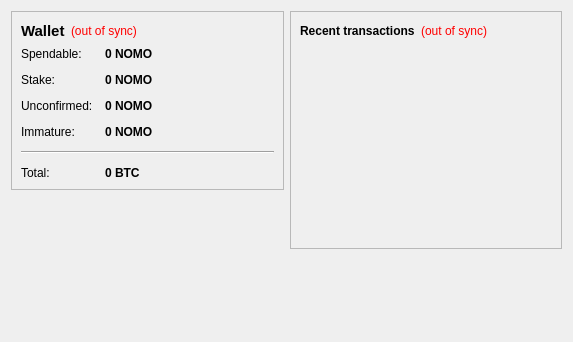
<?xml version="1.0" encoding="UTF-8"?>
<ui version="4.0">
 <class>OverviewPage</class>
 <widget class="QWidget" name="OverviewPage">
  <property name="geometry">
   <rect>
    <x>0</x>
    <y>0</y>
    <width>573</width>
    <height>342</height>
   </rect>
  </property>
  <property name="windowTitle">
   <string>Form</string>
  </property>
  <layout class="QHBoxLayout" name="horizontalLayout" stretch="1,1">
   <item>
    <layout class="QVBoxLayout" name="verticalLayout_2">
     <item>
      <widget class="QFrame" name="frame">
       <property name="frameShape">
        <enum>QFrame::StyledPanel</enum>
       </property>
       <property name="frameShadow">
        <enum>QFrame::Raised</enum>
       </property>
       <layout class="QVBoxLayout" name="verticalLayout_4">
        <item>
         <layout class="QHBoxLayout" name="horizontalLayout_4">
          <item>
           <widget class="QLabel" name="label_5">
            <property name="font">
             <font>
              <pointsize>11</pointsize>
              <weight>75</weight>
              <bold>true</bold>
             </font>
            </property>
            <property name="text">
             <string>Wallet</string>
            </property>
           </widget>
          </item>
          <item>
           <widget class="QLabel" name="labelWalletStatus">
            <property name="toolTip">
             <string>The displayed information may be out of date. Your wallet automatically synchronizes with the NOMOICOCOIN network after a connection is established, but this process has not completed yet.</string>
            </property>
            <property name="styleSheet">
             <string notr="true">QLabel { color: red; }</string>
            </property>
            <property name="text">
             <string notr="true">(out of sync)</string>
            </property>
            <property name="alignment">
             <set>Qt::AlignLeading|Qt::AlignLeft|Qt::AlignVCenter</set>
            </property>
           </widget>
          </item>
          <item>
           <spacer name="horizontalSpacer_2">
            <property name="orientation">
             <enum>Qt::Horizontal</enum>
            </property>
            <property name="sizeHint" stdset="0">
             <size>
              <width>40</width>
              <height>20</height>
             </size>
            </property>
           </spacer>
          </item>
         </layout>
        </item>
        <item>
         <layout class="QFormLayout" name="formLayout_2">
          <property name="fieldGrowthPolicy">
           <enum>QFormLayout::AllNonFixedFieldsGrow</enum>
          </property>
          <property name="horizontalSpacing">
           <number>12</number>
          </property>
          <property name="verticalSpacing">
           <number>12</number>
          </property>
          <item row="0" column="0">
           <widget class="QLabel" name="label">
            <property name="text">
             <string>Spendable:</string>
            </property>
           </widget>
          </item>
          <item row="0" column="1">
           <widget class="QLabel" name="labelBalance">
            <property name="font">
             <font>
              <weight>75</weight>
              <bold>true</bold>
             </font>
            </property>
            <property name="cursor">
             <cursorShape>IBeamCursor</cursorShape>
            </property>
            <property name="toolTip">
             <string>Your current spendable balance</string>
            </property>
            <property name="text">
             <string notr="true">0 NOMO</string>
            </property>
            <property name="textInteractionFlags">
             <set>Qt::LinksAccessibleByMouse|Qt::TextSelectableByKeyboard|Qt::TextSelectableByMouse</set>
            </property>
           </widget>
          </item>
          <item row="1" column="0">
           <widget class="QLabel" name="label_6">
            <property name="text">
             <string>Stake:</string>
            </property>
           </widget>
          </item>
          <item row="1" column="1">
           <widget class="QLabel" name="labelStake">
            <property name="font">
             <font>
              <weight>75</weight>
              <bold>true</bold>
             </font>
            </property>
            <property name="cursor">
             <cursorShape>IBeamCursor</cursorShape>
            </property>
            <property name="toolTip">
             <string>Total of coins that was staked, and do not yet count toward the current balance</string>
            </property>
            <property name="text">
             <string notr="true">0 NOMO</string>
            </property>
            <property name="textInteractionFlags">
             <set>Qt::LinksAccessibleByMouse|Qt::TextSelectableByKeyboard|Qt::TextSelectableByMouse</set>
            </property>
           </widget>
          </item>
          <item row="2" column="0">
           <widget class="QLabel" name="label_3">
            <property name="text">
             <string>Unconfirmed:</string>
            </property>
           </widget>
          </item>
          <item row="2" column="1">
           <widget class="QLabel" name="labelUnconfirmed">
            <property name="font">
             <font>
              <weight>75</weight>
              <bold>true</bold>
             </font>
            </property>
            <property name="cursor">
             <cursorShape>IBeamCursor</cursorShape>
            </property>
            <property name="toolTip">
             <string>Total of transactions that have yet to be confirmed, and do not yet count toward the current balance</string>
            </property>
            <property name="text">
             <string notr="true">0 NOMO</string>
            </property>
            <property name="textInteractionFlags">
             <set>Qt::LinksAccessibleByMouse|Qt::TextSelectableByKeyboard|Qt::TextSelectableByMouse</set>
            </property>
           </widget>
          </item>
          <item row="3" column="0">
           <widget class="QLabel" name="labelImmatureText">
            <property name="text">
             <string>Immature:</string>
            </property>
           </widget>
          </item>
          <item row="3" column="1">
           <widget class="QLabel" name="labelImmature">
            <property name="font">
             <font>
              <weight>75</weight>
              <bold>true</bold>
             </font>
            </property>
            <property name="toolTip">
             <string>Mined balance that has not yet matured</string>
            </property>
            <property name="text">
             <string notr="true">0 NOMO</string>
            </property>
            <property name="textInteractionFlags">
             <set>Qt::LinksAccessibleByMouse|Qt::TextSelectableByKeyboard|Qt::TextSelectableByMouse</set>
            </property>
           </widget>
          </item>
          <item row="4" column="0" colspan="2">
           <widget class="Line" name="line">
            <property name="orientation">
             <enum>Qt::Horizontal</enum>
            </property>
           </widget>
          </item>
          <item row="5" column="0">
           <widget class="QLabel" name="labelTotalText">
            <property name="text">
             <string>Total:</string>
            </property>
           </widget>
          </item>
          <item row="5" column="1">
           <widget class="QLabel" name="labelTotal">
            <property name="font">
             <font>
              <weight>75</weight>
              <bold>true</bold>
             </font>
            </property>
            <property name="cursor">
             <cursorShape>IBeamCursor</cursorShape>
            </property>
            <property name="toolTip">
             <string>Your current total balance</string>
            </property>
            <property name="text">
             <string notr="true">0 BTC</string>
            </property>
            <property name="textInteractionFlags">
             <set>Qt::LinksAccessibleByMouse|Qt::TextSelectableByKeyboard|Qt::TextSelectableByMouse</set>
            </property>
           </widget>
          </item>
         </layout>
        </item>
       </layout>
      </widget>
     </item>
     <item>
      <spacer name="verticalSpacer">
       <property name="orientation">
        <enum>Qt::Vertical</enum>
       </property>
       <property name="sizeHint" stdset="0">
        <size>
         <width>20</width>
         <height>40</height>
        </size>
       </property>
      </spacer>
     </item>
    </layout>
   </item>
   <item>
    <layout class="QVBoxLayout" name="verticalLayout_3">
     <item>
      <widget class="QFrame" name="frame_2">
       <property name="frameShape">
        <enum>QFrame::StyledPanel</enum>
       </property>
       <property name="frameShadow">
        <enum>QFrame::Raised</enum>
       </property>
       <layout class="QVBoxLayout" name="verticalLayout">
        <item>
         <layout class="QHBoxLayout" name="horizontalLayout_2">
          <item>
           <widget class="QLabel" name="label_4">
            <property name="text">
             <string>&lt;b&gt;Recent transactions&lt;/b&gt;</string>
            </property>
           </widget>
          </item>
          <item>
           <widget class="QLabel" name="labelTransactionsStatus">
            <property name="toolTip">
             <string>The displayed information may be out of date. Your wallet automatically synchronizes with the NOMOICOCOIN network after a connection is established, but this process has not completed yet.</string>
            </property>
            <property name="styleSheet">
             <string notr="true">QLabel { color: red; }</string>
            </property>
            <property name="text">
             <string notr="true">(out of sync)</string>
            </property>
            <property name="alignment">
             <set>Qt::AlignRight|Qt::AlignTrailing|Qt::AlignVCenter</set>
            </property>
           </widget>
          </item>
          <item>
           <spacer name="horizontalSpacer">
            <property name="orientation">
             <enum>Qt::Horizontal</enum>
            </property>
            <property name="sizeHint" stdset="0">
             <size>
              <width>40</width>
              <height>20</height>
             </size>
            </property>
           </spacer>
          </item>
         </layout>
        </item>
        <item>
         <widget class="QListView" name="listTransactions">
          <property name="styleSheet">
           <string notr="true">QListView { background: transparent; }</string>
          </property>
          <property name="frameShape">
           <enum>QFrame::NoFrame</enum>
          </property>
          <property name="verticalScrollBarPolicy">
           <enum>Qt::ScrollBarAlwaysOff</enum>
          </property>
          <property name="horizontalScrollBarPolicy">
           <enum>Qt::ScrollBarAlwaysOff</enum>
          </property>
          <property name="selectionMode">
           <enum>QAbstractItemView::NoSelection</enum>
          </property>
         </widget>
        </item>
       </layout>
      </widget>
     </item>
     <item>
      <spacer name="verticalSpacer_2">
       <property name="orientation">
        <enum>Qt::Vertical</enum>
       </property>
       <property name="sizeHint" stdset="0">
        <size>
         <width>20</width>
         <height>40</height>
        </size>
       </property>
      </spacer>
     </item>
    </layout>
   </item>
  </layout>
 </widget>
 <resources/>
 <connections/>
</ui>
